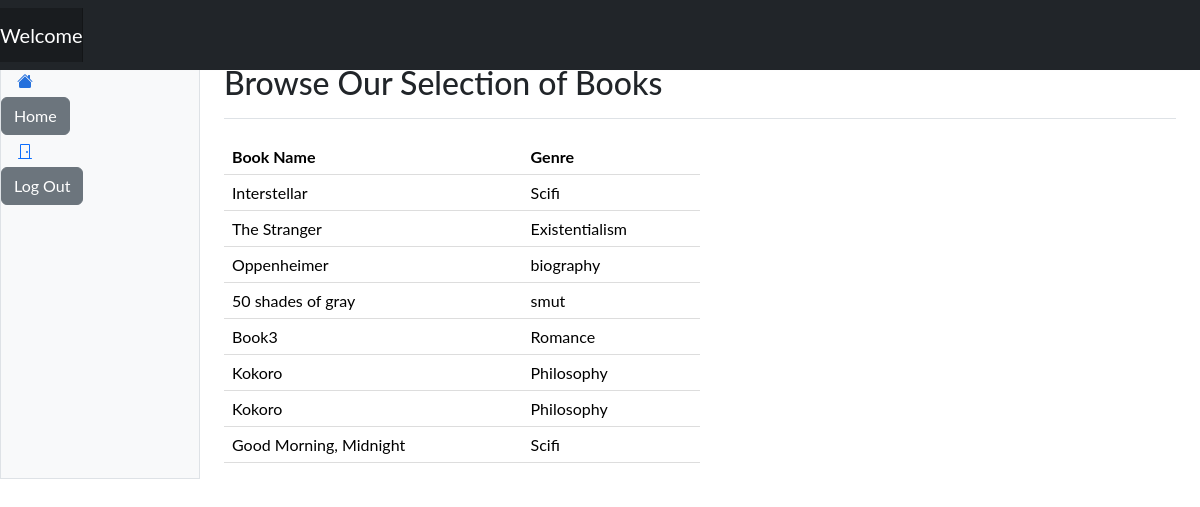
/browse/, run on an earlier commit of the app's database.
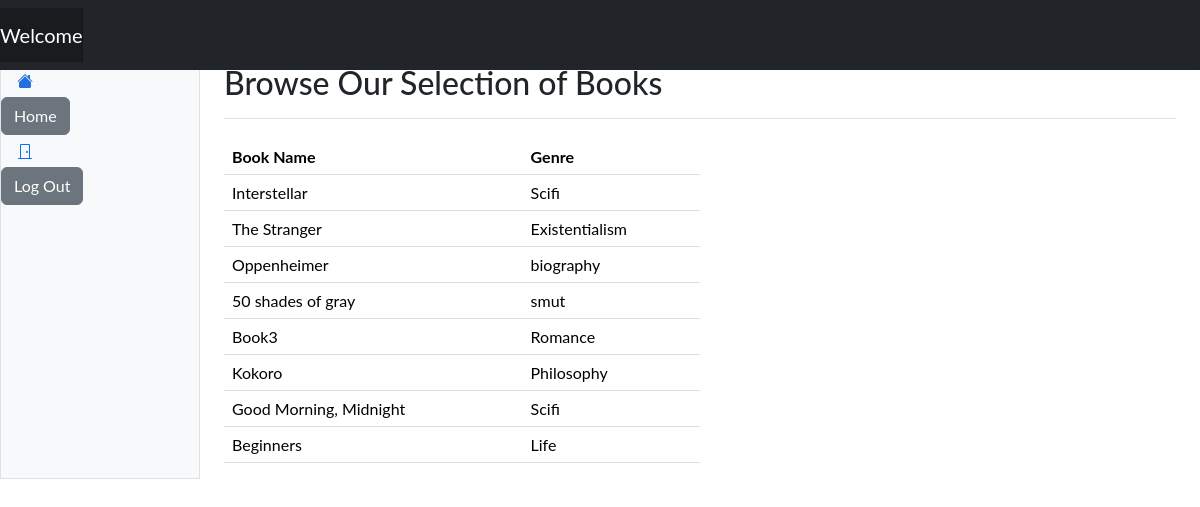
And on a later commit of the database.
### website/settings/roles.py (models this page shows)
class data_book(db.Model):
    id = db.Column(db.Integer, primary_key=True)
    book_title = db.Column(db.String(20),nullable=False)
    book_genre = db.Column(db.String(20), nullable=False)

### website/routes.py (the view)
@app.route('/browse/', methods=['POST', 'GET'])
def browse():
    books = data_book.query.all()
    return render_template('browse.html', user=current_user, books=books)

### website/routes.py (called while the page is built)
@app.before_request
def create_db():
    db.create_all()

### website/templates/browse.html (shortened to what this page needs)
{% extends "base.html"%}
{% block content %}
<html lang="en" data-bs-theme="auto">
  <head><script src="../assets/js/color-modes.js"></script>
    <link rel="stylesheet" href="https://cdn.jsdelivr.net/npm/@docsearch/css@3">
<link href="../assets/dist/css/bootstrap.min.css" rel="stylesheet">
<header class="navbar sticky-top bg-dark flex-md-nowrap p-0 shadow" data-bs-theme="dark">
  <a class="navbar-brand col-md-3 col-lg-2 me-0 px-3 fs-6 text-white" href="#">Company name</a>
 <nav class="navbar navbar-expand-md navbar-dark fixed-top bg-dark">
        <a class="navbar-brand" href="#">Welcome {{user.username}}</a>
      </nav>
</header>
      <div class="container-fluid">
  <div class="row">
    <div class="sidebar border border-right col-md-3 col-lg-2 p-0 bg-body-tertiary">
      <div class="offcanvas-md offcanvas-end bg-body-tertiary" tabindex="-1" id="sidebarMenu" aria-labelledby="sidebarMenuLabel">
        <div class="offcanvas-body d-md-flex flex-column p-0 pt-lg-3 overflow-y-auto">
          <ul class="nav flex-column">
            <li class="nav-item">
              <a class="nav-link d-flex align-items-center gap-2 active" aria-current="page" href="#">
                <svg class="bi"><use xlink:href="#house-fill"/></svg>
                <a class="btn btn-secondary" href="{{url_for('home_page')}}" role="button"> Home </a>
              </a>
            </li>
          </ul>
          <ul class="nav flex-column mb-auto">
            <li class="nav-item">
              <a class="nav-link d-flex align-items-center gap-2" href="#">
                <svg class="bi"><use xlink:href="#door-closed"/></svg>
                <a class="btn btn-secondary" href="{{url_for('logout')}}" role="button">Log Out</a>
              </a>
            </li>
          </ul>
        </div>
      </div>
    </div>
 <main class="col-md-9 ms-sm-auto col-lg-10 px-md-4">
      <div class="d-flex justify-content-between flex-wrap flex-md-nowrap align-items-center pt-3 pb-2 mb-3 border-bottom">
        <h1 class="h2">Browse Our Selection of Books</h1>
      </div>
        <div class="col-md-6 col-sm-12">
            <table class="table">
                <thead>
                    <tr>
                        <th>Book Name</th>
                        <th>Genre</th>
                    </tr>
                </thead>
                <tbody>
                    {% for book in books %}
                    <tr>
                        <td>{{ book.book_title}}</td>
                        <td>{{ book.book_genre}}</td>
                    </tr>
                    {% endfor %}
                </tbody>
            </table>
        </div>
    </div>
         </div>
    <link href="https://cdn.jsdelivr.net/npm/bootstrap-icons@1.10.5/font/bootstrap-icons.min.css" rel="stylesheet">
    <link href="dashboard.css" rel="stylesheet">
  </head>
{% endblock %}

What changed in the data, as far as the page shows it:
removed data_book: book_title "Kokoro", book_genre "Philosophy"
added data_book: book_title "Beginners", book_genre "Life"
